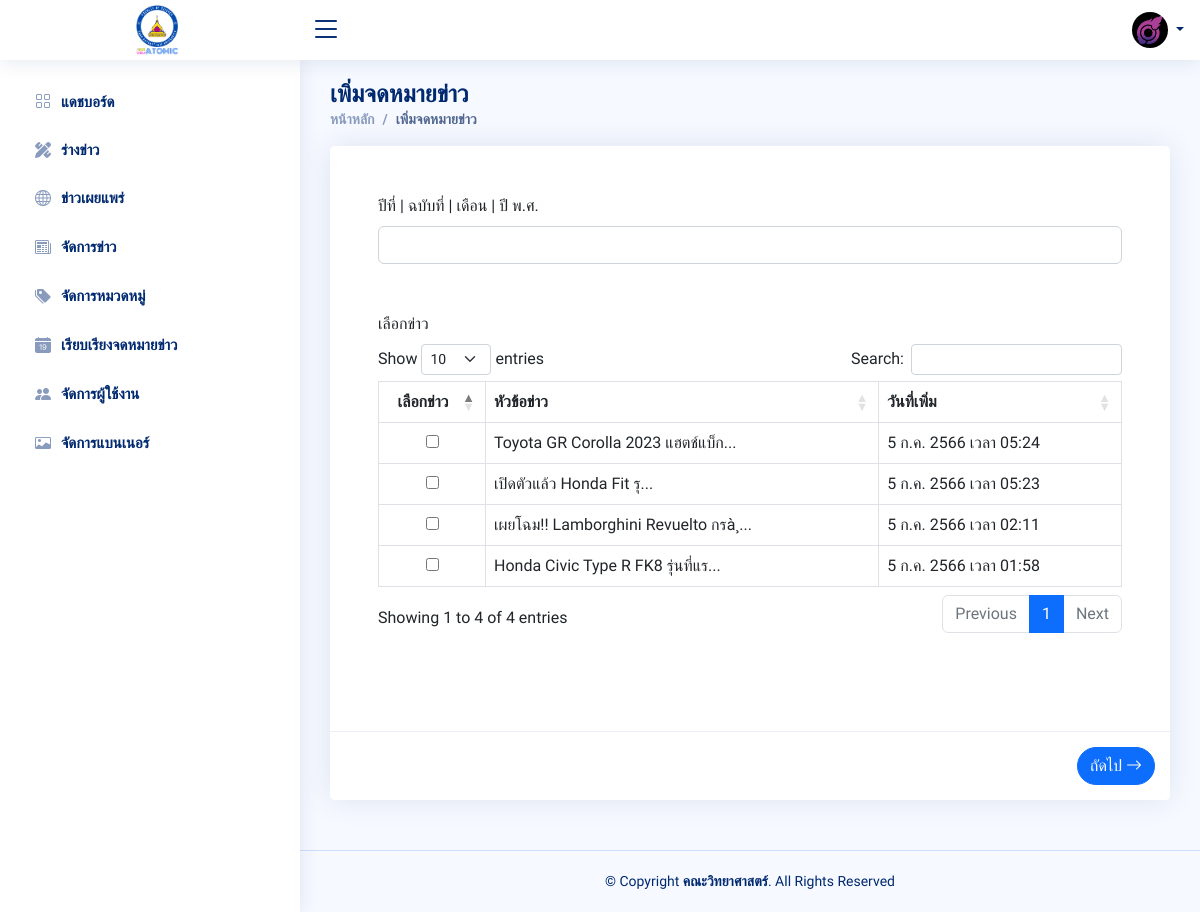
Page /?page=newsletter-add (signed in) on the committed database.
### tables this page shows
CREATE TABLE `users` (
  `user_id` bigint(20) NOT NULL,
  `user_unique` varchar(255) NOT NULL,
  `user_email` varchar(255) NOT NULL,
  `user_password` varchar(255) NOT NULL,
  `user_fname` varchar(255) NOT NULL,
  `user_lname` varchar(255) NOT NULL,
  `user_image` varchar(255) DEFAULT NULL,
  `user_role` varchar(255) NOT NULL DEFAULT 'สมาชิก',
  `user_approve` varchar(100) DEFAULT NULL,
  `user_created` datetime NOT NULL,
  `user_edit` datetime DEFAULT NULL
);

CREATE TABLE `news` (
  `news_id` bigint(20) NOT NULL,
  `news_unique` varchar(255) NOT NULL,
  `news_topic` varchar(255) NOT NULL,
  `news_banner` varchar(255) NOT NULL DEFAULT 'online-article.svg',
  `news_article` longtext NOT NULL,
  `news_category` varchar(255) NOT NULL,
  `news_author` varchar(255) NOT NULL,
  `news_view` bigint(20) NOT NULL DEFAULT 0,
  `news_status` varchar(255) NOT NULL DEFAULT 'เผยแพร่',
  `news_created` datetime NOT NULL,
  `news_edit` datetime DEFAULT NULL,
  `news_newsletterUsed` varchar(255) DEFAULT NULL
);

### private/app/controller/function.php (called while the page is built, shortened)
<?php
class Database
{
    private function connect()
    {
        try {
            $pdo = new PDO("mysql:host=localhost;dbname=project_sci", "root", "");
            $pdo->setAttribute(PDO::ATTR_ERRMODE, PDO::ERRMODE_EXCEPTION);
            return $pdo;
        } catch (PDOException $e) {
            die("ไม่สามารถเชื่อมต่อกับฐานข้อมูลได้: " . $e->getMessage());
        }
    }
    public function db_read($query, $params = array())
    {
        $pdo = $this->connect();
        try {
            $stmt = $pdo->prepare($query);
            $stmt->execute($params);
            $data = $stmt->fetchAll(PDO::FETCH_ASSOC);
            return $data;
        } catch (PDOException $e) {
            return false;
        }
    }
}
class News extends Database
{
    public function newsSelect_list()
    {
        $query = "select n.news_unique, n.news_banner, n.news_topic, n.news_status, n.news_view, n.news_created,
        cat.category_unique, cat.category_name,
        u.user_fname, u.user_lname
        from news as n
        inner join users as u on u.user_unique = n.news_author
        inner join category as cat on n.news_category = cat.category_unique
        where news_newsletterUsed IS NULL
        order by n.news_id desc";
        return $this->db_read($query);
    }
}
class User extends Database
{
    public function getUserByUniqueID($unique_id)
    {
        $query = "SELECT * FROM users WHERE user_unique='$unique_id' LIMIT 1";
        $result = $this->db_read($query);
        $user = $result[0];
        return $user;
    }
}
function cleanData($data)
{
    return htmlspecialchars($data);
}
function DateThai($strDate)
{
    $strYear = date("Y", strtotime($strDate)) + 543;
    $strMonth = date("n", strtotime($strDate));
    $strDay = date("j", strtotime($strDate));
    $strHour = date("H", strtotime($strDate));
    $strMinute = date("i", strtotime($strDate));
    $strMonthCut = array("", "ม.ค.", "ก.พ.", "มี.ค.", "เม.ย.", "พ.ค.", "มิ.ย.", "ก.ค.", "ส.ค.", "ก.ย.", "ต.ค.", "พ.ย.", "ธ.ค.");
    $strMonthThai = $strMonthCut[$strMonth];
    return "$strDay $strMonthThai $strYear เวลา $strHour:$strMinute";
}

### private/app/views/dashboard/page/newsletter/newsletter-add.php (the view, shortened to what this page needs)
<?php
$news = new News;
$news_result = $news->newsSelect_list();
?>
<div class="pagetitle">
    <h1>เพิ่มจดหมายข่าว</h1>
    <nav>
        <ol class="breadcrumb">
            <li class="breadcrumb-item"><a href="index">หน้าหลัก</a></li>
            <li class="breadcrumb-item active">เพิ่มจดหมายข่าว</li>
        </ol>
    </nav>
</div>
<section class="section">
    <div class="row">
        <div class="col-12">
            <div class="card">
                <div class="card-body p-3 p-lg-5">
                    <form id="newsletterAdd">
                        <div class="mb-5">
                            <label for="newsletterTopic" class="form-label">ปีที่ | ฉบับที่ | เดือน | ปี พ.ศ.</label>
                            <input class="form-control" type="text" id="newsletterTopic" name="topic">
                        </div>
                        <div class="mb-5">
                            <label for="newsletterCheckTable" class="form-label">เลือกข่าว</label>
                            <div class="table-resposive" id="newsletterCheckTable">
                                <table class="table table-bordered table-hover datatable">
                                    <thead>
                                        <tr>
                                            <th class="text-center">
                                                เลือกข่าว
                                            </th>
                                            <th>หัวข้อข่าว</th>
                                            <th>วันที่เพิ่ม</th>
                                        </tr>
                                    </thead>
                                    <tbody>
                                        <?php if ($news_result) {
                                            $i = 0 ?>
                                            <?php foreach ($news_result as $row) { ?>
                                                <tr>
                                                    <td style="width:90px; text-align: center;">
                                                        <input type="checkbox" name="newsletterCheckBox[]" value="<?= $row['news_unique']; ?>">
                                                    </td>
                                                    <td class="text-truncate"><?= substr(cleanData($row['news_topic']), 0, 50) . "..."; ?></td>
                                                    <td><?= DateThai($row['news_created']); ?></td>
                                                </tr>
                                            <?php } ?>
                                        <?php } ?>
                                    </tbody>
                                </table>
                            </div>
                        </div>
                    </form>
                </div>
                <div class="card-footer">
                    <button type="submit" class="btn btn-primary rounded-pill float-end" name="newsletterValid" id="valid">ถัดไป <i class="bi bi-arrow-right"></i></button>
                </div>
            </div>
        </div>
</section>

### private/app/views/dashboard/assets/layout/header.php (shortened to what this page needs)
<header id="header" class="header fixed-top d-flex align-items-center">
    <div class="d-flex align-items-center justify-content-between">
        <a href="dashboard" class="logo align-items-center text-center">
            <img src="public/img/logo/sci_atomic.png" alt="Sci_atomic logo" loading="lazy">
        </a>
        <i class="bi bi-list toggle-sidebar-btn"></i>
    </div>
    <nav class="header-nav ms-auto">
        <ul class="d-flex align-items-center">
            <li class="nav-item dropdown pe-3">
                <a class="nav-link nav-profile d-flex align-items-center pe-0" href="#" data-bs-toggle="dropdown">
                    <?php if ($user['user_image'] == "") { ?>
                        <div class="avatar rounded-circle" data-label="<?= cleanData($user['user_fname']); ?>"></div>
                    <?php } else { ?>
                        <img src="public/img/user_img/<?= cleanData($user['user_image']); ?>" alt="Profile" class="rounded-circle" loading="lazy">
                    <?php } ?>
                    <span class="d-none d-md-block dropdown-toggle ps-2"></span>
                </a>
            </li>
        </ul>
    </nav>
</header>

### private/app/views/dashboard/assets/css/style.css (style rules this page uses)
:root { scroll-behavior: smooth; }
body { font-family: 'Sarabun', sans-serif; background: #f6f9ff; color: #444444; }
a { color: #4154f1; text-decoration: none; }
h1, h2, h3, h4, h5, h6 { font-family: 'Sarabun', sans-serif; }
.pagetitle { margin-bottom: 10px; }
.pagetitle h1 { font-size: 24px; margin-bottom: 0; font-weight: 600; color: #012970; }
.card { margin-bottom: 30px; border: none; border-radius: 5px; box-shadow: 0px 0 30px rgba(1, 41, 112, 0.1); }
.card-header, .card-footer { border-color: #ebeef4; background-color: #fff; color: #798eb3; padding: 15px; }
.card-body { padding: 0 20px 20px 20px; }
.breadcrumb { font-size: 14px; font-family: 'Sarabun', sans-serif; color: #899bbd; font-weight: 600; }
.breadcrumb a { color: #899bbd; transition: 0.3s; }
.breadcrumb .breadcrumb-item::before { color: #899bbd; }
.breadcrumb .active { color: #51678f; font-weight: 600; }
.logo { line-height: 1; }
@media (min-width: 1200px) { .logo { width: 280px; } }
.logo img { max-height: 50px; margin-right: 6px; }
.header { transition: all 0.5s; z-index: 997; height: 60px; box-shadow: 0px 2px 20px rgba(1, 41, 112, 0.1); background-color: #fff; padding-left: 20px; }
.header .toggle-sidebar-btn { font-size: 32px; padding-left: 10px; cursor: pointer; color: #012970; }
.header-nav ul { list-style: none; }
.header-nav>ul { margin: 0; padding: 0; }
.header-nav .nav-profile { color: #012970; }
.header-nav .nav-profile img { max-height: 36px; }
.header-nav .nav-profile span { font-size: 14px; font-weight: 600; }

### rows in the picture
users: user_image (picture)
news: news_topic "Toyota GR Corolla 2023 แฮตช์แบ็ก", news_created "5 ก.ค. 2566 เวลา 05:24"
news: news_topic "เปิดตัวแล้ว Honda Fit รุ", news_created "5 ก.ค. 2566 เวลา 05:23"
news: news_topic "เผยโฉม!! Lamborghini Revuelto กรà¸", news_created "5 ก.ค. 2566 เวลา 02:11"
news: news_topic "Honda Civic Type R FK8 รุ่นที่แร", news_created "5 ก.ค. 2566 เวลา 01:58"
